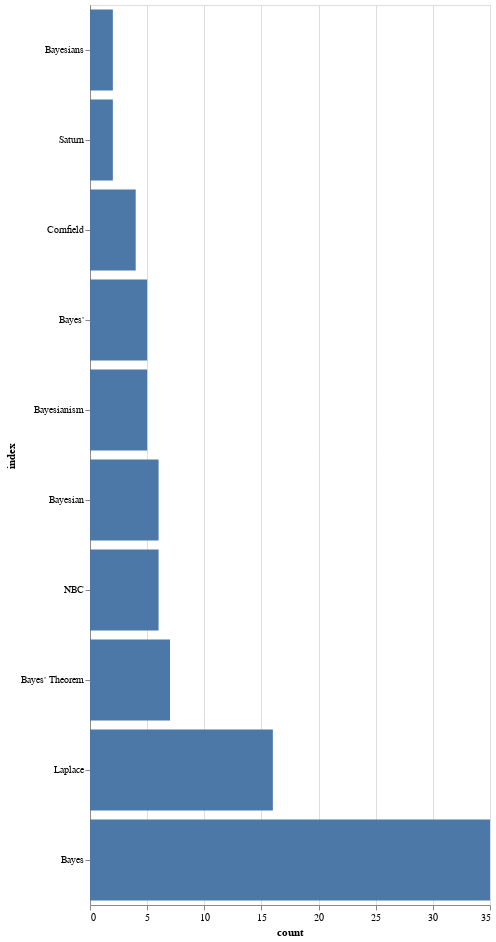

Notebook code for this chart:
### Code cell
#use the custom function and graph it!
temp = top_ents('ORG', text_df, 10)

#make into df for graphing
temp_df = temp.to_frame(name='count').reset_index()

bars = alt.Chart(temp_df).mark_bar().encode(
    x='count:Q',
    y=alt.Y('index:N', sort='x'),
    tooltip=('index:N', 'count:Q')
).interactive()

bars.properties(height=900)

### Figure 1 — Vega-Lite specification as saved in the notebook (floating-point values rounded to 4 significant figures)
{"config": {"view": {"continuousWidth": 400, "continuousHeight": 300}}, "data": {"name": "data-b713852fa8023cf0e46f63020fa96bbe"}, "mark": "bar", "encoding": {"tooltip": [{"type": "nominal", "field": "index"}, {"type": "quantitative", "field": "count"}], "x": {"type": "quantitative", "field": "count"}, "y": {"type": "nominal", "field": "index", "sort": "x"}}, "height": 900, "selection": {"selector004": {"type": "interval", "bind": "scales", "encodings": ["x", "y"]}}, "$schema": "https://vega.github.io/schema/vega-lite/v4.8.1.json", "datasets": {"data-b713852fa8023cf0e46f63020fa96bbe": [{"index": "Bayes", "count": 35}, {"index": "Laplace", "count": 16}, {"index": "Bayes' Theorem", "count": 7}, {"index": "Bayesian", "count": 6}, {"index": "NBC", "count": 6}, {"index": "Bayes'", "count": 5}, {"index": "Bayesianism", "count": 5}, {"index": "Cornfield", "count": 4}, {"index": "Bayesians", "count": 2}, {"index": "Saturn", "count": 2}]}}
